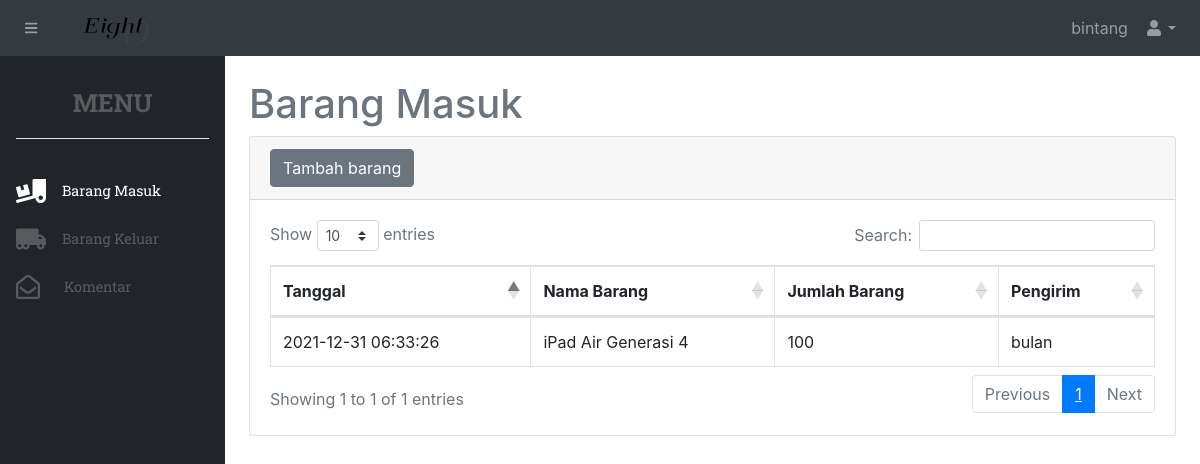
/stockbarang/masuk.php (signed in), run on the app's committed database.
### tables this page shows
CREATE TABLE `masuk` (
  `idmasuk` int(11) NOT NULL,
  `idbarang` int(11) NOT NULL,
  `tanggal` timestamp NOT NULL DEFAULT current_timestamp(),
  `keterangan` varchar(20) NOT NULL,
  `kuantitas` int(11) NOT NULL
);

CREATE TABLE `stok` (
  `idbarang` int(11) NOT NULL,
  `namabarang` varchar(20) NOT NULL,
  `deskripsi` varchar(20) NOT NULL,
  `image` text NOT NULL,
  `stock` int(11) NOT NULL
);

### stockbarang/masuk.php (the view, shortened to what this page needs)
<?php include "include/header.php"; ?>
<h1 class="mt-4">Barang Masuk</h1>
<div class="card mb-4">
    <div class="card-header">
        <button type="button" class="btn btn-secondary" data-toggle="modal" data-target="#myModal">
            Tambah barang
        </button>
    </div>
    <div class="card-body">
        <div class="table-responsive">
            <table class="table table-bordered" id="dataTable" width="100%" cellspacing="0">
                <thead>
                    <tr>
                        <th>Tanggal</th>
                        <th>Nama Barang</th>
                        <th>Jumlah Barang</th>
                        <th>Pengirim</th>
                    </tr>
                </thead>
                <tbody>
                <?php
                    $ambilsemuadatastock = mysqli_query($koneksi,"select * from masuk m, stok s where s.idbarang = m.idbarang");
                    while($data=mysqli_fetch_array($ambilsemuadatastock)){
                        $tanggal= $data['tanggal'];
                        $namabarang = $data['namabarang'];
                        $kuantitas = $data['kuantitas'];
                        $keterangan = $data['keterangan'];
                    ?>
                    <tr>
                        <td><?=$tanggal?></td>
                        <td><?=$namabarang;?></td>
                        <td><?=$kuantitas;?></td>
                        <td><?=$keterangan;?></td>
                    </tr>
                    <?php
                    };
                ?>
                </tbody>
            </table>
        </div>
    </div>
</div>
<?php include "include/footer.php"; ?>

### data on the page
masuk: tanggal "2021-12-31 06:33:26", stok.namabarang "iPad Air Generasi 4", kuantitas "100", keterangan "bulan"

### other printed values
$_SESSION[username] "bintang"
